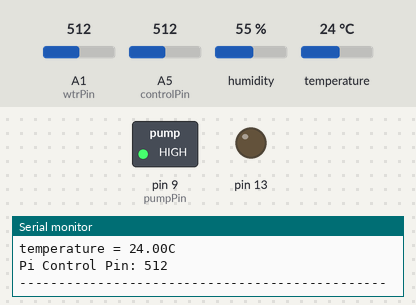
The sketch below on a simulated Arduino Uno, built with avr-gcc and run on an emulated ATmega328P. On the bench: switched loads named in the sketch (green lamp = pin HIGH), output pins drawn as LEDs (lit = HIGH), the last lines printed to the serial monitor. Inputs (shaded band) come from the test bench; at power-on: A1 (wtrPin) = 512, A5 (controlPin) = 512, humidity 55 %, temperature 24 °C.

Above: at 1.2 s.
1.3 s: A1 (wtrPin) set to 208
3.4 s: A1 (wtrPin) set to 188
At 5.8 s:
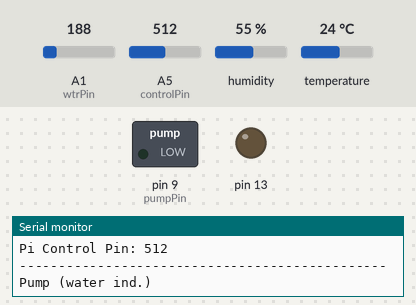
9.9 s: A5 (controlPin) set to 692
14.3 s: A5 (controlPin) set to 714
At 18.0 s:
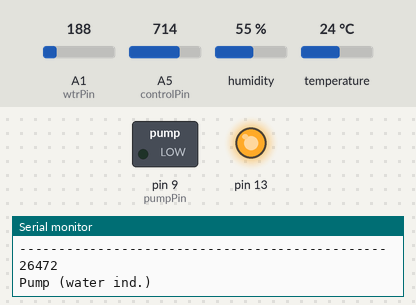
At 20.5 s:
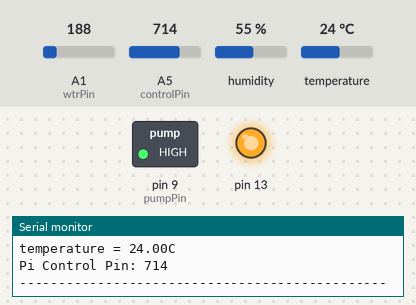
20.8 s: humidity set to 19 %
25.3 s: A5 (controlPin) set to 690
At 31.6 s:
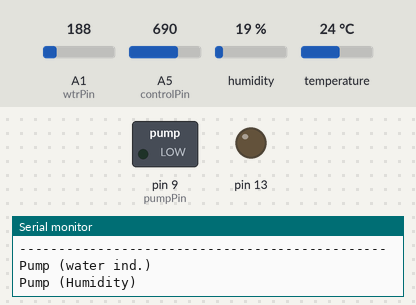
Timing chart, 0 to 32.8 s (numbered marks = the images above; inputs shaded):
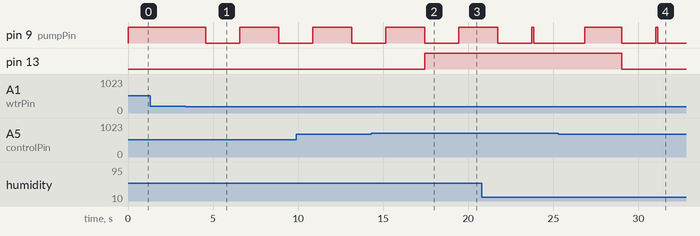

The sketch:

hackfest.ino
```cpp
//Name: Cactus Flower Indoor Gardening System
//--------------------------------------------------------------
#include <Servo.h>
#include "DHT.h"
#define wtrPin A1  //water sensor pin
#define DHTPIN 2
#define controlPin A5  // connects to raspberry pi for manual watering of plants
#define pumpPin 9  //pin of the pump

//boolean pump = false;  //for furthere development so that it may print if pump is on or not.
#define DHTTYPE DHT22   // DHT 22  (AM2302)

DHT dht(DHTPIN, DHTTYPE);
int wtrVal = 0;
//-------------------------------------------------------------
void setup()
{
// initialize serial communications at 9600 bps:
 Serial.begin(9600);
 pinMode(wtrPin, INPUT);
 pinMode(pumpPin, OUTPUT);
 pinMode(controlPin, INPUT);
 closePump();
 pinMode(13, OUTPUT);
 dht.begin();
}
//test for engr101
void loop()
{
  if(analogRead(controlPin) > 700){    //for manual watering of plants from raspberry pi
//    waterplant();
    Serial.println('Control Pin High');
    digitalWrite(13, HIGH); //signal light
    delay(10);
 }
 readSensors();
 checkWater();
 checkHumidity();
 printData();
 delay(2000);
 digitalWrite(13, LOW); //signal light
}

void printData(){
 //  Serial.println(analogRead(controlPin));
 Serial.print("Water Sensor: ");
 Serial.println(wtrVal); // print the value:
 Serial.print("Current humidity = ");
 Serial.print(dht.readHumidity());
 Serial.println("%  ");
 Serial.print("temperature = ");
 Serial.print(dht.readTemperature());
 Serial.println("C  ");
 Serial.print("Pi Control Pin: ");
 Serial.println(analogRead(controlPin));
 Serial.println("-----------------------------------------------");
}

void readSensors(){
 wtrVal = analogRead(wtrPin); // read the analog 1 in value:
 //printData();
}

void checkWater(){
  if (wtrVal == 0){
   Serial.println("Pump (failsafe)");
   closePump();
   delay(2000);
 }
 else if (wtrVal < 200){
   Serial.println("Pump (water ind.)");
   openPump();
   delay(2000);
   closePump();
 }
 delay(100);
}

void waterplant(){
  openPump();
  delay(5000);
  closePump();
  Serial.println("Pump (RPi)");
}

void checkHumidity(){
 //readSensors();
 if (dht.readHumidity()<20 && wtrVal < 400){  //if humidity is too low, and the soil is not too wet, open the
   Serial.println("Pump (Humidity)");
   openPump();                          //water system to increase humidity so the garden isn't too dry
   delay(3000);
   closePump();
 }
 delay(100);
}

void openPump(){
  digitalWrite(pumpPin, LOW);
}

void closePump(){
   digitalWrite(pumpPin, HIGH);
}
```

Measured:
- the behaviour switches between 200 and 199 on A1 (wtrPin) (found by bisection; images 0 and 1)
- the behaviour switches between 700 and 701 on A5 (controlPin) (found by bisection; images 1 and 2)
- after the input at 3.4 s, pin 9 (pumpPin): HIGH → LOW after 1.2 s, → HIGH 2.0 s later, → LOW 2.3 s later
- after the input at 14.3 s, pin 13: LOW → HIGH after 3.1 s
- after the input at 25.3 s, pin 13: HIGH → LOW after 3.7 s
